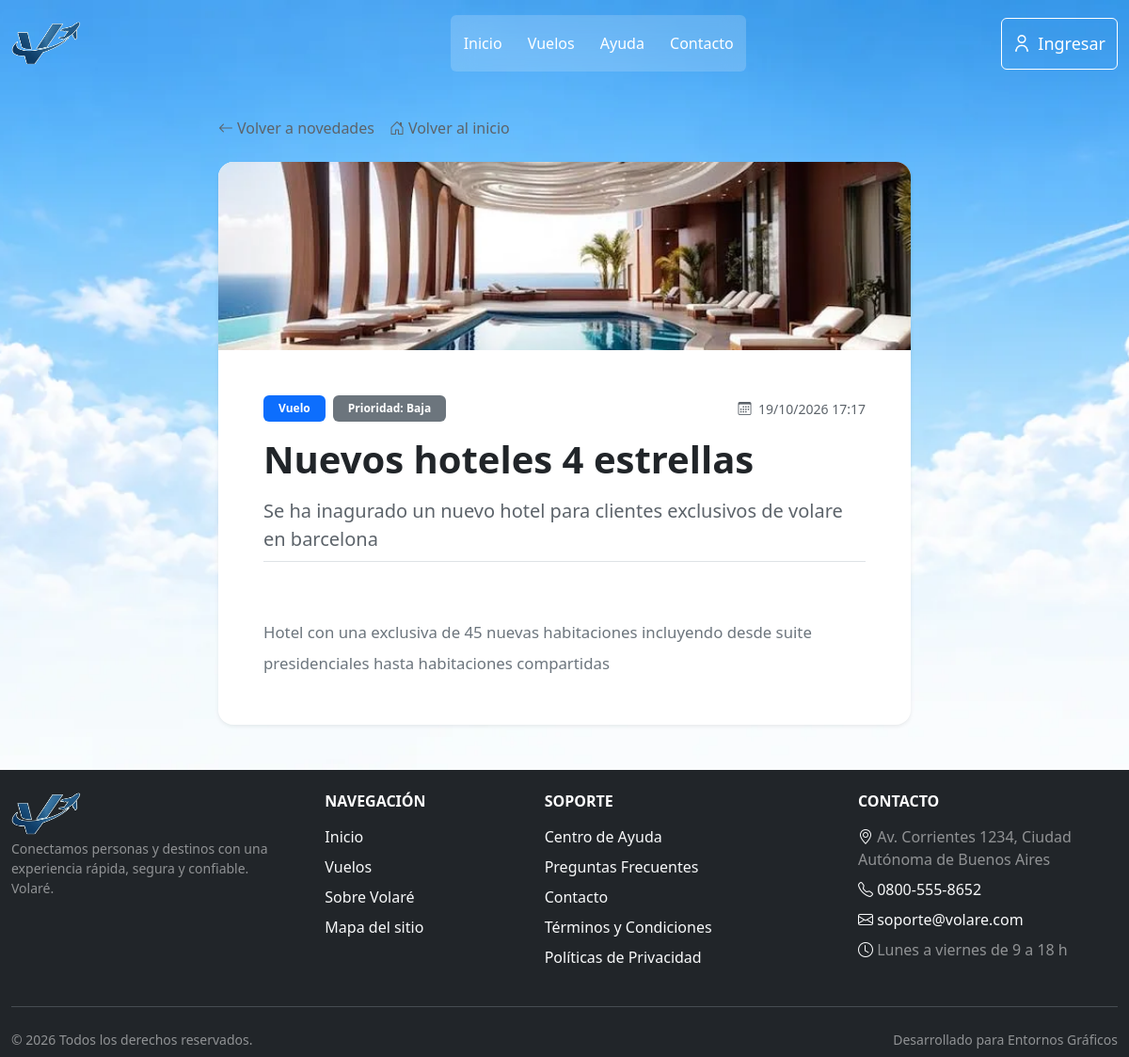
Screenshot of /index.php?pagina=cliente-novedad-detalle&id=1 with the database file from the repository.
### tables this page shows
CREATE TABLE `novedades` (
  `idNovedad` int NOT NULL AUTO_INCREMENT,
  `titulo` varchar(150) NOT NULL,
  `subtitulo` varchar(255) DEFAULT NULL,
  `contenido` text NOT NULL,
  `categoria` enum('general','promocion','vuelo','mantenimiento','importante') DEFAULT 'general',
  `prioridad` enum('baja','media','alta') DEFAULT 'media',
  `estado` enum('borrador','publicada','archivada') DEFAULT 'publicada',
  `imagen` varchar(255) DEFAULT NULL,
  `fechaPublicacion` datetime DEFAULT CURRENT_TIMESTAMP,
  `fechaCreacion` datetime NOT NULL DEFAULT CURRENT_TIMESTAMP,
  `fechaActualizacion` datetime NOT NULL DEFAULT CURRENT_TIMESTAMP ON UPDATE CURRENT_TIMESTAMP,
  PRIMARY KEY (`idNovedad`)
);

### src/config/app.php (called while the page is built, shortened)
<?php
function url(string $path = ''): string {
    $path = ltrim($path, '/');
    return APP_BASE . '/' . $path;
}

### src/controllers/NovedadController.php (called while the page is built, shortened)
<?php
class NovedadController {
    private $conexion;
    public function __construct($conexion) {
        $this->conexion = $conexion;
    }
    public function obtenerPorId(int $id): ?array {
        $stmt = mysqli_prepare($this->conexion,
            "SELECT * FROM novedades WHERE idNovedad = ?");
        mysqli_stmt_bind_param($stmt, 'i', $id);
        mysqli_stmt_execute($stmt);
        $fila = mysqli_fetch_assoc(mysqli_stmt_get_result($stmt));
        return $fila ?: null;
    }
}

### src/views/cliente/novedadDetalle.php (the view, shortened to what this page needs)
<?php
require_once __DIR__ . '/../../controllers/NovedadController.php';
$idNovedad = $_GET['id'] ?? null;
$ctrl = new NovedadController($link);
$novedad = $ctrl->obtenerPorId($idNovedad);
?>
<!DOCTYPE html>
<html lang="es">
<head>
    <link href="https://cdn.jsdelivr.net/npm/bootstrap@5.3.8/dist/css/bootstrap.min.css" rel="stylesheet">
    <link rel="stylesheet" href="<?= url('public/css/layout/homeCliente.css') ?>">
    <link rel="stylesheet" href="<?= url('public/css/layout/header.css') ?>">
    <link rel="stylesheet" href="<?= url('public/css/components/menuMobile.css') ?>">
    <link rel="stylesheet" href="<?= url('public/css/bootstrap-icons.css') ?>">
    <link rel="stylesheet" href="<?= url('public/css/accesibilidad.css') ?>">
</head>
<body class="container-fluid overflow-x-hidden p-0 m-0 bg-light">
    <?php require __DIR__ . '/../layouts/header.php'; ?>
    <main id="contenido" tabindex="-1" class="container py-5">
        <div class="row justify-content-center">
            <div class="col-lg-8">
                <div class="d-flex flex-wrap align-items-center gap-3 mb-4">
                    <a href="<?= url('index.php?pagina=cliente-novedades') ?>" class="text-decoration-none d-inline-flex align-items-center gap-1 text-muted">
                        <i class="bi bi-arrow-left"></i> Volver a novedades
                    </a>
                    <a href="<?= url('index.php?pagina=inicio') ?>" class="text-decoration-none d-inline-flex align-items-center gap-1 text-muted">
                        <i class="bi bi-house-door"></i> Volver al inicio
                    </a>
                </div>
                <div class="card border-0 shadow-sm rounded-4 overflow-hidden bg-white">
                    <?php if (!empty($novedad['imagen'])): ?>
                        <img src="<?= htmlspecialchars($novedad['imagen']) ?>" class="w-100" alt="Imagen de la novedad: <?= htmlspecialchars($novedad['titulo']) ?>" style="max-height: 200px; object-fit: cover;">
                    <?php endif; ?>
                    <div class="card-body p-4 p-md-5">
                        <div class="d-flex align-items-center gap-2 mb-3">
                            <span class="badge text-bg-primary text-capitalize px-3 py-2"><?= htmlspecialchars($novedad['categoria']) ?></span>
                            <span class="badge text-bg-secondary px-3 py-2 text-capitalize">Prioridad: <?= htmlspecialchars($novedad['prioridad']) ?></span>
                            <small class="text-muted ms-auto"><i class="bi bi-calendar3 me-1"></i> <?= date('d/m/Y H:i', strtotime($novedad['fechaPublicacion'])) ?></small>
                        </div>
                        <h1 class="fw-bold mb-3 display-6"><?= htmlspecialchars($novedad['titulo']) ?></h1>
                        <?php if (!empty($novedad['subtitulo'])): ?>
                            <p class="text-muted fs-5 fw-medium mb-4 pb-2 border-bottom"><?= htmlspecialchars($novedad['subtitulo']) ?></p>
                        <?php endif; ?>
                        <div class="novedad-contenido text-secondary lh-lg" style="font-size: 1.05rem; white-space: pre-line;">
                            <?= htmlspecialchars($novedad['contenido']) ?>
                        </div>
                    </div>
                </div>
            </div>
        </div>
    </main>
    <?php require_once __DIR__ . '/../layouts/footer.php'; ?>
</body>
</html>

### public/css/layout/homeCliente.css (style rules this page uses)
body { background-image: url("../../img/fondo-cliente.webp"); background-repeat: no-repeat; background-size: cover; background-position: center; background-attachment: fixed; min-height: 100vh; display: flex; flex-direction: column; }

### public/css/accesibilidad.css (style rules this page uses)
.text-muted { color: #5c636a !important; }
[id] { scroll-margin-top: 90px; }

### rows the page displays
novedades: imagen (picture), categoria "Vuelo", prioridad "Baja", fechaPublicacion "19/10/2026 17:17", titulo "Nuevos hoteles 4 estrellas", subtitulo "Se ha inagurado un nuevo hotel para clientes exclusivos de volare en barcelona", contenido "Hotel con una exclusiva de 45 nuevas habitaciones incluyendo desde suite presidenciales hasta habitaciones compartidas"

### other values shown
$navLink['label'] "Inicio"
$navLink['label'] "Vuelos"
$navLink['label'] "Ayuda"
$navLink['label'] "Contacto"
